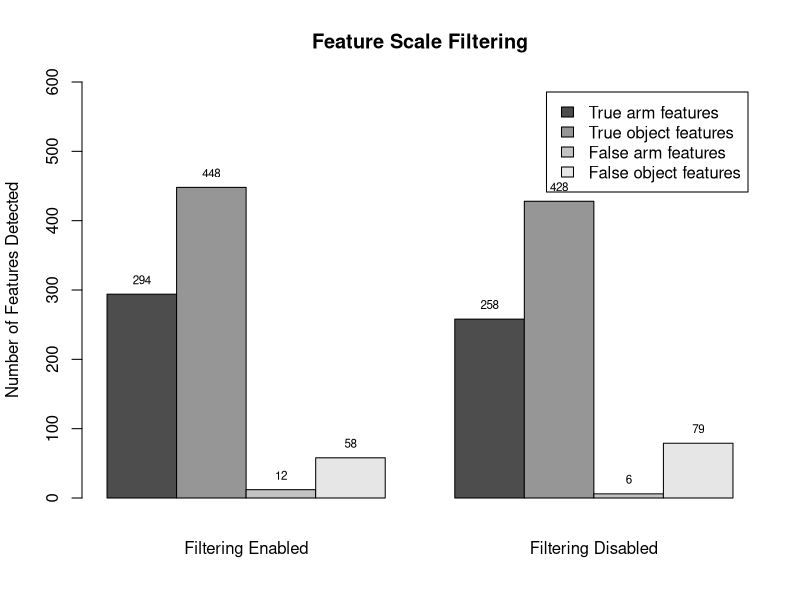

This figure's R source:

d <- read.table("total.dat", header=TRUE, sep=",")

# create a two row matrix with x and y
height <- rbind(d[,1], d[,2], d[,3], d[,4])
height = height/3.0 # 3 objects tested, so div by 3
height = ceiling(height)

# Use height and set 'beside = TRUE' to get pairs
# save the bar midpoints in 'mp'
# Set the bar pair labels to A:D
mp <- barplot(height, beside=TRUE, ylim = c(0, 600), ylab="Number of Features Detected", main="Feature Scale Filtering", cex.names=0.8, legend=c("True arm features", "True object features", "False arm features", "False object features"))
text(mp, height, labels = format(height, 4),pos = 3, cex = 0.7)

mtext(1, at = colMeans(mp), text = c("Filtering Enabled", "Filtering Disabled"), line = 2)
